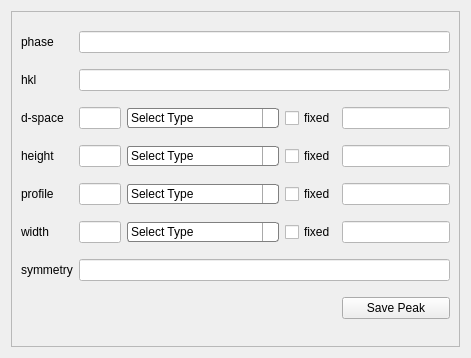
<?xml version="1.0" encoding="UTF-8"?>
<ui version="4.0">
 <class>Form</class>
 <widget class="QWidget" name="Form">
  <property name="geometry">
   <rect>
    <x>0</x>
    <y>0</y>
    <width>471</width>
    <height>358</height>
   </rect>
  </property>
  <property name="windowTitle">
   <string>Form</string>
  </property>
  <layout class="QGridLayout" name="gridLayout_2">
   <item row="0" column="0">
    <widget class="QScrollArea" name="scrollArea">
     <property name="styleSheet">
      <string notr="true"/>
     </property>
     <property name="widgetResizable">
      <bool>true</bool>
     </property>
     <widget class="QWidget" name="scrollAreaWidgetContents">
      <property name="geometry">
       <rect>
        <x>0</x>
        <y>0</y>
        <width>457</width>
        <height>344</height>
       </rect>
      </property>
      <layout class="QGridLayout" name="gridLayout">
       <item row="3" column="2">
        <widget class="QComboBox" name="height_peak_type">
         <property name="styleSheet">
          <string notr="true">QComboBox {
    border: 1px solid gray;
    border-radius: 3px;
    padding: 1px 18px 1px 3px;
    min-width: 6em;
}

QComboBox:editable {
    background: white;
}

QComboBox:!editable, QComboBox::drop-down:editable {
     background: qlineargradient(x1: 0, y1: 0, x2: 0, y2: 1,
                                 stop: 0 #E1E1E1, stop: 0.4 #DDDDDD,
                                 stop: 0.5 #D8D8D8, stop: 1.0 #D3D3D3);
}

/* QComboBox gets the &quot;on&quot; state when the popup is open */
QComboBox:!editable:on, QComboBox::drop-down:editable:on {
    background: qlineargradient(x1: 0, y1: 0, x2: 0, y2: 1,
                                stop: 0 #D3D3D3, stop: 0.4 #D8D8D8,
                                stop: 0.5 #DDDDDD, stop: 1.0 #E1E1E1);
}

QComboBox:on { /* shift the text when the popup opens */
    padding-top: 3px;
    padding-left: 4px;
}

QComboBox::drop-down {
    subcontrol-origin: padding;
    subcontrol-position: top right;
    width: 15px;

    border-left-width: 1px;
    border-left-color: darkgray;
    border-left-style: solid; /* just a single line */
    border-top-right-radius: 3px; /* same radius as the QComboBox */
    border-bottom-right-radius: 3px;
}

QComboBox::down-arrow {
    image: url(/usr/share/icons/crystalsvg/16x16/actions/1downarrow.png);
}

QComboBox::down-arrow:on { /* shift the arrow when popup is open */
    top: 1px;
    left: 1px;
}</string>
         </property>
         <item>
          <property name="text">
           <string>Select Type</string>
          </property>
         </item>
         <item>
          <property name="text">
           <string>fourier</string>
          </property>
         </item>
         <item>
          <property name="text">
           <string>spline_linear</string>
          </property>
         </item>
         <item>
          <property name="text">
           <string>spline_quadratic</string>
          </property>
         </item>
         <item>
          <property name="text">
           <string>spline_cubic_closed</string>
          </property>
         </item>
         <item>
          <property name="text">
           <string>spline_cubic_open</string>
          </property>
         </item>
         <item>
          <property name="text">
           <string>independent</string>
          </property>
         </item>
        </widget>
       </item>
       <item row="3" column="4">
        <widget class="QLineEdit" name="height_fixed">
         <property name="styleSheet">
          <string notr="true">background-color: rgb(255, 255, 255);</string>
         </property>
        </widget>
       </item>
       <item row="3" column="3">
        <widget class="QCheckBox" name="height_checkBox">
         <property name="text">
          <string>fixed</string>
         </property>
        </widget>
       </item>
       <item row="4" column="0">
        <widget class="QLabel" name="label_5">
         <property name="text">
          <string>profile</string>
         </property>
        </widget>
       </item>
       <item row="4" column="1">
        <widget class="QLineEdit" name="profile_peak">
         <property name="sizePolicy">
          <sizepolicy hsizetype="Preferred" vsizetype="Preferred">
           <horstretch>250</horstretch>
           <verstretch>150</verstretch>
          </sizepolicy>
         </property>
         <property name="styleSheet">
          <string notr="true">background-color: rgb(255, 255, 255);</string>
         </property>
        </widget>
       </item>
       <item row="2" column="2">
        <widget class="QComboBox" name="d_space_type">
         <property name="styleSheet">
          <string notr="true">QComboBox {
    border: 1px solid gray;
    border-radius: 3px;
    padding: 1px 18px 1px 3px;
    min-width: 6em;
}

QComboBox:editable {
    background: white;
}

QComboBox:!editable, QComboBox::drop-down:editable {
     background: qlineargradient(x1: 0, y1: 0, x2: 0, y2: 1,
                                 stop: 0 #E1E1E1, stop: 0.4 #DDDDDD,
                                 stop: 0.5 #D8D8D8, stop: 1.0 #D3D3D3);
}

/* QComboBox gets the &quot;on&quot; state when the popup is open */
QComboBox:!editable:on, QComboBox::drop-down:editable:on {
    background: qlineargradient(x1: 0, y1: 0, x2: 0, y2: 1,
                                stop: 0 #D3D3D3, stop: 0.4 #D8D8D8,
                                stop: 0.5 #DDDDDD, stop: 1.0 #E1E1E1);
}

QComboBox:on { /* shift the text when the popup opens */
    padding-top: 3px;
    padding-left: 4px;
}

QComboBox::drop-down {
    subcontrol-origin: padding;
    subcontrol-position: top right;
    width: 15px;

    border-left-width: 1px;
    border-left-color: darkgray;
    border-left-style: solid; /* just a single line */
    border-top-right-radius: 3px; /* same radius as the QComboBox */
    border-bottom-right-radius: 3px;
}

QComboBox::down-arrow {
    image: url(/usr/share/icons/crystalsvg/16x16/actions/1downarrow.png);
}

QComboBox::down-arrow:on { /* shift the arrow when popup is open */
    top: 1px;
    left: 1px;
}</string>
         </property>
         <item>
          <property name="text">
           <string>Select Type</string>
          </property>
         </item>
         <item>
          <property name="text">
           <string>fourier</string>
          </property>
         </item>
         <item>
          <property name="text">
           <string>spline_linear</string>
          </property>
         </item>
         <item>
          <property name="text">
           <string>spline_quadratic</string>
          </property>
         </item>
         <item>
          <property name="text">
           <string>spline_cubic_closed</string>
          </property>
         </item>
         <item>
          <property name="text">
           <string>spline_cubic_open</string>
          </property>
         </item>
         <item>
          <property name="text">
           <string>independent</string>
          </property>
         </item>
        </widget>
       </item>
       <item row="2" column="3">
        <widget class="QCheckBox" name="dspace_checkBox">
         <property name="text">
          <string>fixed</string>
         </property>
        </widget>
       </item>
       <item row="0" column="0">
        <widget class="QLabel" name="label">
         <property name="text">
          <string>phase</string>
         </property>
        </widget>
       </item>
       <item row="1" column="0">
        <widget class="QLabel" name="label_2">
         <property name="text">
          <string>hkl</string>
         </property>
        </widget>
       </item>
       <item row="2" column="0">
        <widget class="QLabel" name="label_3">
         <property name="text">
          <string>d-space</string>
         </property>
        </widget>
       </item>
       <item row="6" column="0">
        <widget class="QLabel" name="label_7">
         <property name="styleSheet">
          <string notr="true"/>
         </property>
         <property name="text">
          <string>symmetry</string>
         </property>
        </widget>
       </item>
       <item row="6" column="1" colspan="4">
        <widget class="QLineEdit" name="symmetry_peak">
         <property name="styleSheet">
          <string notr="true">background-color: rgb(255, 255, 255);</string>
         </property>
        </widget>
       </item>
       <item row="7" column="4">
        <widget class="QPushButton" name="Save_Peak_Btn">
         <property name="sizePolicy">
          <sizepolicy hsizetype="Expanding" vsizetype="Fixed">
           <horstretch>0</horstretch>
           <verstretch>50</verstretch>
          </sizepolicy>
         </property>
         <property name="styleSheet">
          <string notr="true">background: qlineargradient(x1: 0, y1: 0, x2: 0, y2: 1,
                                stop: 0 #E1E1E1, stop: 0.4 #DDDDDD,
                                stop: 0.5 #D8D8D8, stop: 1.0 #D3D3D3);</string>
         </property>
         <property name="text">
          <string>Save Peak</string>
         </property>
         <property name="iconSize">
          <size>
           <width>12</width>
           <height>20</height>
          </size>
         </property>
        </widget>
       </item>
       <item row="0" column="1" colspan="4">
        <widget class="QLineEdit" name="phase_peak">
         <property name="sizePolicy">
          <sizepolicy hsizetype="Preferred" vsizetype="Fixed">
           <horstretch>0</horstretch>
           <verstretch>0</verstretch>
          </sizepolicy>
         </property>
         <property name="styleSheet">
          <string notr="true">background-color: rgb(255, 255, 255);</string>
         </property>
        </widget>
       </item>
       <item row="1" column="1" colspan="4">
        <widget class="QLineEdit" name="hkl">
         <property name="styleSheet">
          <string notr="true">background-color: rgb(255, 255, 255);</string>
         </property>
        </widget>
       </item>
       <item row="2" column="1">
        <widget class="QLineEdit" name="d_space_peak">
         <property name="sizePolicy">
          <sizepolicy hsizetype="Preferred" vsizetype="Preferred">
           <horstretch>250</horstretch>
           <verstretch>150</verstretch>
          </sizepolicy>
         </property>
         <property name="styleSheet">
          <string notr="true">background-color: rgb(255, 255, 255);</string>
         </property>
        </widget>
       </item>
       <item row="5" column="2">
        <widget class="QComboBox" name="width_peak_type">
         <property name="styleSheet">
          <string notr="true">QComboBox {
    border: 1px solid gray;
    border-radius: 3px;
    padding: 1px 18px 1px 3px;
    min-width: 6em;
}

QComboBox:editable {
    background: white;
}

QComboBox:!editable, QComboBox::drop-down:editable {
     background: qlineargradient(x1: 0, y1: 0, x2: 0, y2: 1,
                                 stop: 0 #E1E1E1, stop: 0.4 #DDDDDD,
                                 stop: 0.5 #D8D8D8, stop: 1.0 #D3D3D3);
}

/* QComboBox gets the &quot;on&quot; state when the popup is open */
QComboBox:!editable:on, QComboBox::drop-down:editable:on {
    background: qlineargradient(x1: 0, y1: 0, x2: 0, y2: 1,
                                stop: 0 #D3D3D3, stop: 0.4 #D8D8D8,
                                stop: 0.5 #DDDDDD, stop: 1.0 #E1E1E1);
}

QComboBox:on { /* shift the text when the popup opens */
    padding-top: 3px;
    padding-left: 4px;
}

QComboBox::drop-down {
    subcontrol-origin: padding;
    subcontrol-position: top right;
    width: 15px;

    border-left-width: 1px;
    border-left-color: darkgray;
    border-left-style: solid; /* just a single line */
    border-top-right-radius: 3px; /* same radius as the QComboBox */
    border-bottom-right-radius: 3px;
}

QComboBox::down-arrow {
    image: url(/usr/share/icons/crystalsvg/16x16/actions/1downarrow.png);
}

QComboBox::down-arrow:on { /* shift the arrow when popup is open */
    top: 1px;
    left: 1px;
}</string>
         </property>
         <item>
          <property name="text">
           <string>Select Type</string>
          </property>
         </item>
         <item>
          <property name="text">
           <string>fourier</string>
          </property>
         </item>
         <item>
          <property name="text">
           <string>spline_linear</string>
          </property>
         </item>
         <item>
          <property name="text">
           <string>spline_quadratic</string>
          </property>
         </item>
         <item>
          <property name="text">
           <string>spline_cubic_closed</string>
          </property>
         </item>
         <item>
          <property name="text">
           <string>spline_cubic_open</string>
          </property>
         </item>
         <item>
          <property name="text">
           <string>independent</string>
          </property>
         </item>
        </widget>
       </item>
       <item row="5" column="3">
        <widget class="QCheckBox" name="width_checkBox">
         <property name="text">
          <string>fixed</string>
         </property>
        </widget>
       </item>
       <item row="5" column="4">
        <widget class="QLineEdit" name="width_fixed">
         <property name="styleSheet">
          <string notr="true">background-color: rgb(255, 255, 255);</string>
         </property>
        </widget>
       </item>
       <item row="3" column="0">
        <widget class="QLabel" name="label_4">
         <property name="text">
          <string>height</string>
         </property>
        </widget>
       </item>
       <item row="3" column="1">
        <widget class="QLineEdit" name="height_peak">
         <property name="sizePolicy">
          <sizepolicy hsizetype="Preferred" vsizetype="Preferred">
           <horstretch>250</horstretch>
           <verstretch>150</verstretch>
          </sizepolicy>
         </property>
         <property name="styleSheet">
          <string notr="true">background-color: rgb(255, 255, 255);</string>
         </property>
        </widget>
       </item>
       <item row="2" column="4">
        <widget class="QLineEdit" name="dspace_fixed">
         <property name="styleSheet">
          <string notr="true">background-color: rgb(255, 255, 255);</string>
         </property>
        </widget>
       </item>
       <item row="5" column="1">
        <widget class="QLineEdit" name="width_peak">
         <property name="sizePolicy">
          <sizepolicy hsizetype="Preferred" vsizetype="Preferred">
           <horstretch>250</horstretch>
           <verstretch>150</verstretch>
          </sizepolicy>
         </property>
         <property name="styleSheet">
          <string notr="true">background-color: rgb(255, 255, 255);</string>
         </property>
        </widget>
       </item>
       <item row="4" column="3">
        <widget class="QCheckBox" name="profile_checkBox">
         <property name="text">
          <string>fixed</string>
         </property>
        </widget>
       </item>
       <item row="5" column="0">
        <widget class="QLabel" name="label_6">
         <property name="text">
          <string>width</string>
         </property>
        </widget>
       </item>
       <item row="4" column="4">
        <widget class="QLineEdit" name="profile_fixed">
         <property name="styleSheet">
          <string notr="true">background-color: rgb(255, 255, 255);</string>
         </property>
        </widget>
       </item>
       <item row="4" column="2">
        <widget class="QComboBox" name="profile_peak_type">
         <property name="styleSheet">
          <string notr="true">QComboBox {
    border: 1px solid gray;
    border-radius: 3px;
    padding: 1px 18px 1px 3px;
    min-width: 6em;
}

QComboBox:editable {
    background: white;
}

QComboBox:!editable, QComboBox::drop-down:editable {
     background: qlineargradient(x1: 0, y1: 0, x2: 0, y2: 1,
                                 stop: 0 #E1E1E1, stop: 0.4 #DDDDDD,
                                 stop: 0.5 #D8D8D8, stop: 1.0 #D3D3D3);
}

/* QComboBox gets the &quot;on&quot; state when the popup is open */
QComboBox:!editable:on, QComboBox::drop-down:editable:on {
    background: qlineargradient(x1: 0, y1: 0, x2: 0, y2: 1,
                                stop: 0 #D3D3D3, stop: 0.4 #D8D8D8,
                                stop: 0.5 #DDDDDD, stop: 1.0 #E1E1E1);
}

QComboBox:on { /* shift the text when the popup opens */
    padding-top: 3px;
    padding-left: 4px;
}

QComboBox::drop-down {
    subcontrol-origin: padding;
    subcontrol-position: top right;
    width: 15px;

    border-left-width: 1px;
    border-left-color: darkgray;
    border-left-style: solid; /* just a single line */
    border-top-right-radius: 3px; /* same radius as the QComboBox */
    border-bottom-right-radius: 3px;
}

QComboBox::down-arrow {
    image: url(/usr/share/icons/crystalsvg/16x16/actions/1downarrow.png);
}

QComboBox::down-arrow:on { /* shift the arrow when popup is open */
    top: 1px;
    left: 1px;
}</string>
         </property>
         <item>
          <property name="text">
           <string>Select Type</string>
          </property>
         </item>
         <item>
          <property name="text">
           <string>fourier</string>
          </property>
         </item>
         <item>
          <property name="text">
           <string>spline_linear</string>
          </property>
         </item>
         <item>
          <property name="text">
           <string>spline_quadratic</string>
          </property>
         </item>
         <item>
          <property name="text">
           <string>spline_cubic_closed</string>
          </property>
         </item>
         <item>
          <property name="text">
           <string>spline_cubic_open</string>
          </property>
         </item>
         <item>
          <property name="text">
           <string>independent</string>
          </property>
         </item>
        </widget>
       </item>
      </layout>
     </widget>
    </widget>
   </item>
  </layout>
 </widget>
 <resources/>
 <connections/>
</ui>
